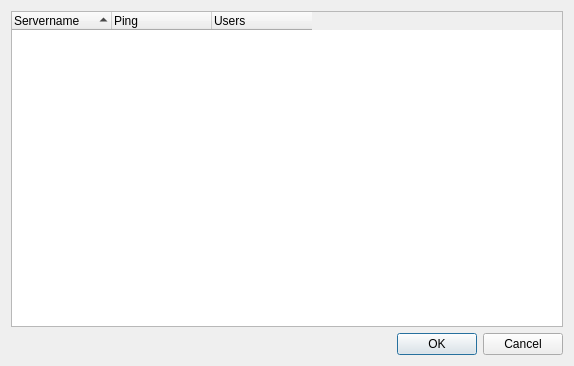
<?xml version="1.0" encoding="UTF-8"?>
<ui version="4.0">
 <class>ConnectDialog</class>
 <widget class="QDialog" name="ConnectDialog">
  <property name="geometry">
   <rect>
    <x>0</x>
    <y>0</y>
    <width>574</width>
    <height>366</height>
   </rect>
  </property>
  <property name="windowTitle">
   <string>Mumble Server Connect</string>
  </property>
  <layout class="QVBoxLayout" name="verticalLayout">
   <item>
    <widget class="ServerView" name="qtwServers">
     <property name="contextMenuPolicy">
      <enum>Qt::CustomContextMenu</enum>
     </property>
     <property name="dragEnabled">
      <bool>true</bool>
     </property>
     <property name="dragDropMode">
      <enum>QAbstractItemView::DragDrop</enum>
     </property>
     <property name="alternatingRowColors">
      <bool>true</bool>
     </property>
     <property name="autoExpandDelay">
      <number>250</number>
     </property>
     <property name="rootIsDecorated">
      <bool>true</bool>
     </property>
     <property name="uniformRowHeights">
      <bool>true</bool>
     </property>
     <property name="sortingEnabled">
      <bool>true</bool>
     </property>
     <attribute name="headerStretchLastSection">
      <bool>false</bool>
     </attribute>
     <column>
      <property name="text">
       <string>Servername</string>
      </property>
     </column>
     <column>
      <property name="text">
       <string>Ping</string>
      </property>
     </column>
     <column>
      <property name="text">
       <string>Users</string>
      </property>
     </column>
    </widget>
   </item>
   <item>
    <widget class="QDialogButtonBox" name="qdbbButtonBox">
     <property name="standardButtons">
      <set>QDialogButtonBox::Cancel|QDialogButtonBox::Ok</set>
     </property>
    </widget>
   </item>
  </layout>
  <action name="qaFavoriteRemove">
   <property name="text">
    <string>Remove from Favorites</string>
   </property>
  </action>
  <action name="qaFavoriteEdit">
   <property name="text">
    <string>&amp;Edit...</string>
   </property>
  </action>
  <action name="qaFavoriteAddNew">
   <property name="text">
    <string>&amp;Add New...</string>
   </property>
   <property name="toolTip">
    <string>Add custom server</string>
   </property>
  </action>
  <action name="qaFavoriteAdd">
   <property name="text">
    <string>Add to &amp;Favorites</string>
   </property>
  </action>
  <action name="qaUrl">
   <property name="text">
    <string>Open &amp;Webpage</string>
   </property>
  </action>
  <action name="qaShowReachable">
   <property name="checkable">
    <bool>true</bool>
   </property>
   <property name="checked">
    <bool>true</bool>
   </property>
   <property name="text">
    <string>Show &amp;Reachable</string>
   </property>
   <property name="toolTip">
    <string>Show all servers that respond to ping</string>
   </property>
  </action>
  <action name="qaShowPopulated">
   <property name="checkable">
    <bool>true</bool>
   </property>
   <property name="checked">
    <bool>true</bool>
   </property>
   <property name="text">
    <string>Show &amp;Populated</string>
   </property>
   <property name="toolTip">
    <string>Show all servers with users</string>
   </property>
  </action>
  <action name="qaShowAll">
   <property name="checkable">
    <bool>true</bool>
   </property>
   <property name="text">
    <string>Show &amp;All</string>
   </property>
   <property name="toolTip">
    <string>Show all servers</string>
   </property>
  </action>
  <action name="qaFavoriteCopy">
   <property name="text">
    <string>&amp;Copy</string>
   </property>
   <property name="toolTip">
    <string>Copy favorite link to clipboard</string>
   </property>
  </action>
  <action name="qaFavoritePaste">
   <property name="text">
    <string>&amp;Paste</string>
   </property>
   <property name="toolTip">
    <string>Paste favorite from clipboard</string>
   </property>
  </action>
 </widget>
 <customwidgets>
  <customwidget>
   <class>ServerView</class>
   <extends>QTreeWidget</extends>
   <header>ConnectDialog.h</header>
  </customwidget>
 </customwidgets>
 <resources/>
 <connections>
  <connection>
   <sender>qdbbButtonBox</sender>
   <signal>accepted()</signal>
   <receiver>ConnectDialog</receiver>
   <slot>accept()</slot>
   <hints>
    <hint type="sourcelabel">
     <x>365</x>
     <y>270</y>
    </hint>
    <hint type="destinationlabel">
     <x>365</x>
     <y>513</y>
    </hint>
   </hints>
  </connection>
  <connection>
   <sender>qdbbButtonBox</sender>
   <signal>rejected()</signal>
   <receiver>ConnectDialog</receiver>
   <slot>reject()</slot>
   <hints>
    <hint type="sourcelabel">
     <x>459</x>
     <y>275</y>
    </hint>
    <hint type="destinationlabel">
     <x>456</x>
     <y>494</y>
    </hint>
   </hints>
  </connection>
 </connections>
</ui>
